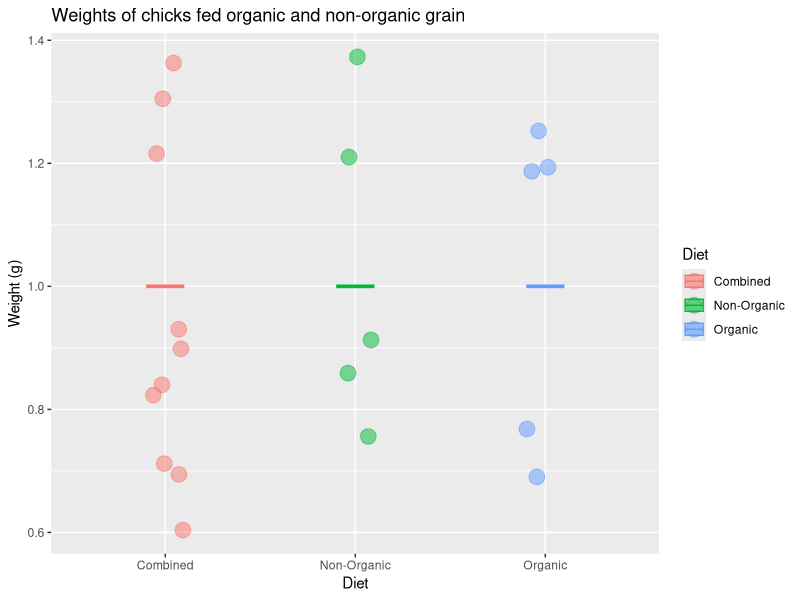

Write the R code that produced this figure. (Note: this script raises an error after producing the figure.)
## ---- chunk 1
x <- c(1, 2, 10, 4.7, 5.0)
x
## ---- chunk 2
length(x)  # sample size
median(x)  # median value
mean(x)    # mean value
sd(x)      # standard deviation
n <- length(x) # sample size
n
## ---- chunk 3

## ---- chunk 4

## ---- chunk 5

library(tidyverse)

# check to make sure you did the part above correctly
# if not, generate some fake x data
if (!exists("x") | !is.numeric(x) | !length(x) == 10) x <- rep(1, 10)

# put the chick data into a data frame
chick_data <-
  tibble::tibble(
    diet = rep(c("Combined", "Combined", "Organic", "Non-Organic"), each = 5),
    weight = c(x, x)
  )

# summarize the chick weights by diet
chick_summary <-
  chick_data %>% 
  group_by(diet) %>% 
  summarize(
    mean = mean(weight),
    median = median(weight),
    sd = sd(weight),
    n = n(),
    sem = sd / sqrt(n),
    upper = mean + 1.96 * sem,   # upper confidence limit
    lower = mean - 1.96 * sem,   # lower confidence limit
    .groups = "drop"
  )

# plot chick weights
ggplot(chick_data, aes(x = diet, y = weight, color = diet, fill = diet)) +
  geom_jitter(size = 5, shape = 21, alpha = 0.5, width = 0.1) +
  geom_crossbar(
    mapping = aes(ymin = lower, ymax = upper, y = mean), 
    data = chick_summary,
    width = 0.2, alpha = 0.2
  ) +
  labs(
    title = "Weights of chicks fed organic and non-organic grain",
    x = "Diet",
    color = "Diet",
    fill = "Diet",
    y = "Weight (g)"
  )

## ---- chunk 6
sessioninfo::session_info()
